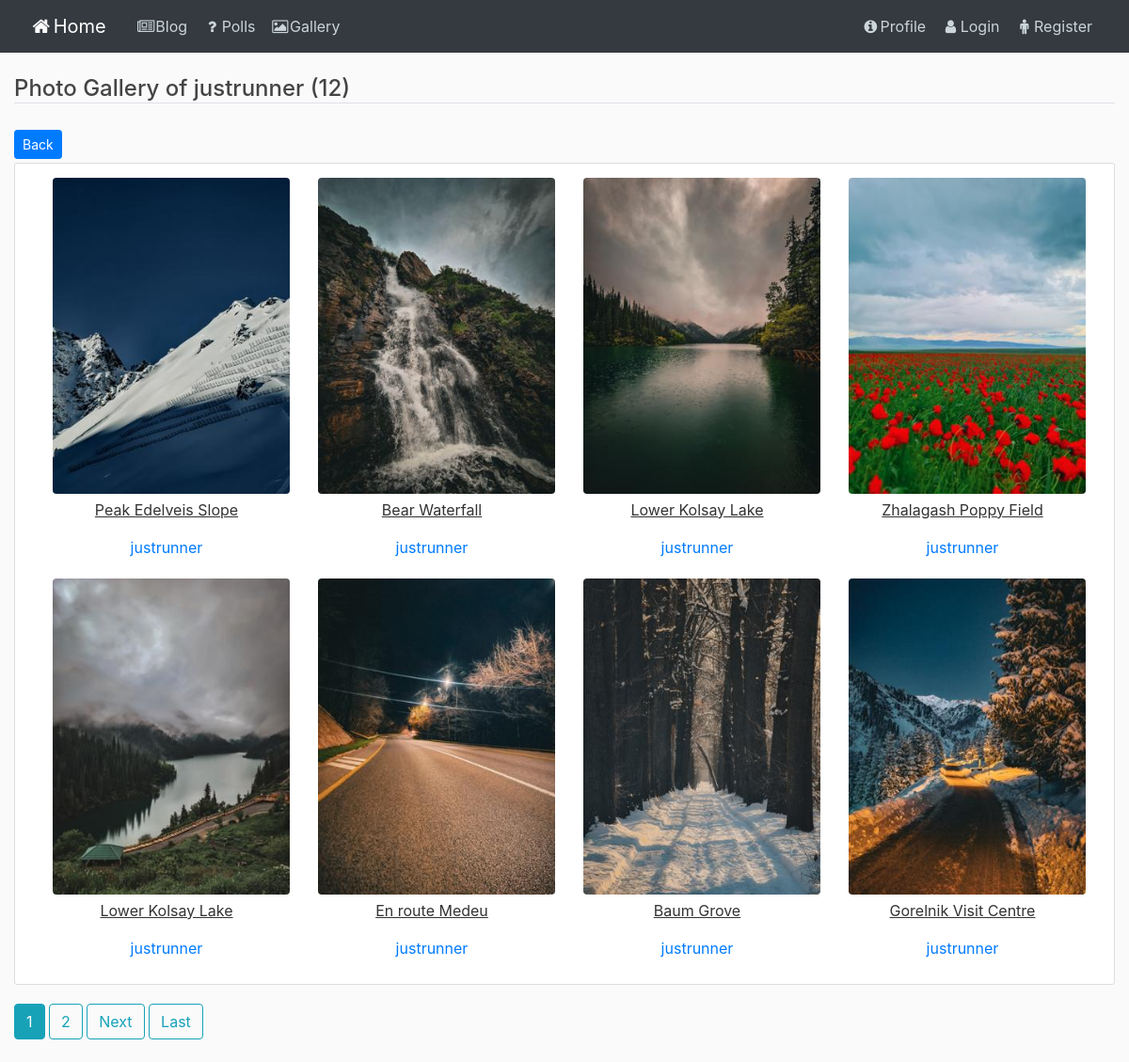
Page /gallery/justrunner/ on the committed database.
### gallery/models.py (models this page shows, shortened)
class Gallery(models.Model):
    user = models.ForeignKey(User, on_delete=models.CASCADE)
    title = models.CharField(max_length=255)
    image = models.ImageField(upload_to='gallery_pics')

### gallery/views.py (the view)
# urls.py: path('<str:username>/', views.UserGalleryView.as_view(), name='user_gallery'),
class UserGalleryView(generic.ListView):
    model = Gallery
    template_name = 'gallery/user_gallery.html'
    paginate_by = 8
    def get_queryset(self):
        user = get_object_or_404(User, username=self.kwargs.get('username'))
        return Gallery.objects.filter(user=user)

### gallery/templates/gallery/user_gallery.html (shortened to what this page needs)
{% extends 'blog/base_blog.html' %}
{% block content %}
<h4 class="border-bottom mb-4">Photo Gallery of {{ view.kwargs.username }} ({{ page_obj.paginator.count }})</h4>
<a class="btn btn-primary btn-sm mt-1 mb-1" href="{% url 'gallery:gallery' %}">Back</a>
<div class="content-section">
    <div class="container">
        <div class="row text-center text-lg-start">
                {% if object_list %}
                    {% for image in object_list %}
                        <div class="col-lg-3 col-md-4 col-6">
                            <img src="{{ image.image.url }}" class="img-responsive img-fluid rounded" alt="{{ image.title }}" style="width:100%"/>
                            <div class="caption">
                                <p><u>{{ image.title }}</u></p>
                            </div>
                            <div class="caption mb-3">
                                <a href="#">{{ image.user }}</a>
                            </div>
                        </div>
                    {% endfor %}
                {% else %}
                    <p style="color:blue">No image has been uploaded yet.</p>
                {% endif %}
        </div>
    </div>
</div>
{% if is_paginated %}
        {% for num in page_obj.paginator.page_range %}
            {% if page_obj.number == num %}
                <a class="btn btn-info mb-4" href="?page={{ num }}">{{ num }}</a>
            {% elif num > page_obj.number|add:'-3' and num < page_obj.number|add:'3' %}
                <a class="btn btn-outline-info mb-4" href="?page={{ num }}">{{ num }}</a>
            {% endif %}
        {% endfor %}
        {% if page_obj.has_next %}
            <a class="btn btn-outline-info mb-4" href="?page={{ page_obj.next_page_number }}">Next</a>
            <a class="btn btn-outline-info mb-4" href="?page={{ page_obj.paginator.num_pages }}">Last</a>
        {% endif %}
    {% endif %}
{% endblock content %}

### blog/static/blog/base.css (style rules this page uses)
body { background: #fafafa; color: #333333; margin-top: 5rem; }
h1, h2, h3, h4, h5, h6 { color: #444444; }
.content-section { background: #ffffff; padding: 10px 20px; border: 1px solid #dddddd; border-radius: 3px; margin-bottom: 20px; }
.container { display: flex; }
.row { display: flex; }
.img-responsive { flex: 1; object-fit: cover; margin: 5px; }

### rows in the picture
Gallery: image (picture), title "Peak Edelveis Slope", user "justrunner"
Gallery: image (picture), title "Bear Waterfall", user "justrunner"
Gallery: image (picture), title "Lower Kolsay Lake", user "justrunner"
Gallery: image (picture), title "Zhalagash Poppy Field", user "justrunner"
Gallery: image (picture), title "Lower Kolsay Lake", user "justrunner"
Gallery: image (picture), title "En route Medeu", user "justrunner"
Gallery: image (picture), title "Baum Grove", user "justrunner"
Gallery: image (picture), title "Gorelnik Visit Centre", user "justrunner"

### other values in the picture
{{ view.kwargs.username }} "justrunner"
{{ page_obj.paginator.count }} "12"
{{ num }} "1"
{{ num }} "2"
